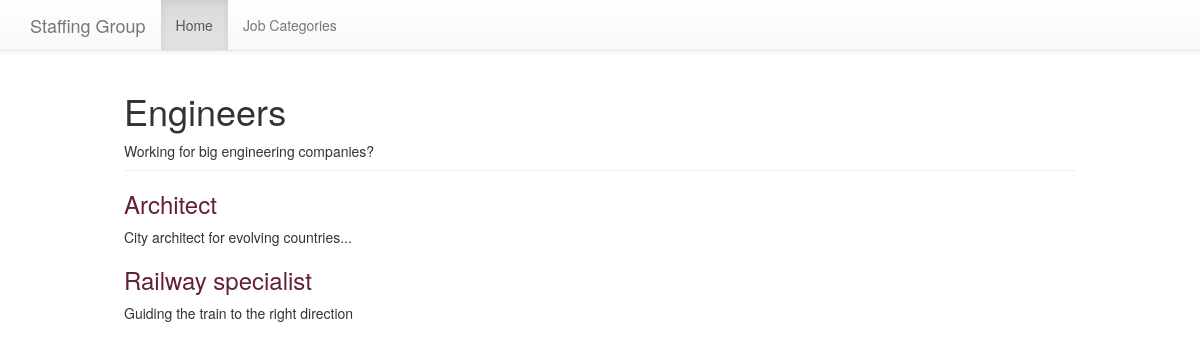
The page /job_categories/3/ on the database its author committed.
### sectors/models.py (models this page shows, shortened)
class Sector(models.Model):
    created_at = models.DateTimeField(auto_now_add=True)
    title = models.CharField(max_length=255)
    description = models.TextField(default="")

class Job(models.Model):
    title = models.CharField(max_length=255)
    description = models.TextField()
    order = models.IntegerField(default=0)
    sector = models.ForeignKey(Sector)
    class Meta:
        abstract = True
        ordering = ['order', ]

class Text(Job):
    content = models.TextField(blank=True, default="")
    def get_absolute_url(self):
        return reverse('sectors:text', kwargs={
            'sector_pk': self.sector_id,
            'job_pk': self.id
        })

### sectors/views.py (the view)
# urls.py: url(r'(?P<pk>\d+)/$', views.sector_detail, name='detail'),
def sector_detail(request, pk):
    sector = get_object_or_404(models.Sector, pk=pk)
    jobs = sorted(chain(sector.text_set.all(), sector.quiz_set.all()),
                  key=lambda job: job.order)
    return render(request, 'sectors/sector_detail.html', {
        'sector': sector,
        'jobs': jobs
    })

### sectors/templates/sectors/sector_detail.html (shortened to what this page needs)
{% extends "layout.html" %}
{% block content %}
    <div class="page-header">
  <h1> {{ sector.title }}</h1>
        {{ sector.description }}
</div>
    <article>
        <section>
            {% for job in jobs %}
                <h3>
                    <a href="{{ job.get_absolute_url }}">{{ job.title }}</a>
                </h3>
                {{ job.description }}
            {% endfor %}
        </section>
    </article>
{% endblock %}

### assets/css/layout.css (style rules this page uses)
html { box-sizing: border-box; }
*, *::after, *::before { box-sizing: inherit; }
article h2 a, article h3 a { color: #642039; text-decoration: none; }

### rows shown on the page
Sector: title "Engineers", description "Working for big engineering companies?"
Text: title "Architect", description "City architect for evolving countries..."
Text: title "Railway specialist", description "Guiding the train to the right direction"
